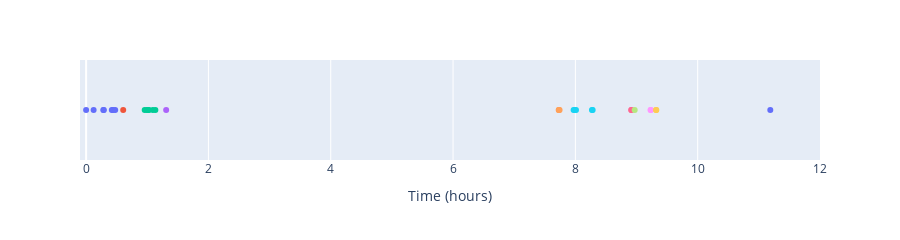

The cell this chart's notebook holds for it:
### Markdown cell above
#### sessions with a 20 seconds sleep time threshold without individually defined 0.01-infrequent apps

### Code cell
fig = px.scatter(user_0_20s_without_infrequent[user_0_20s_without_infrequent.start_time_hours<=12], x="start_time_hours", y=np.ones(user_0_20s_without_infrequent[user_0_20s_without_infrequent.start_time_hours<=12].shape[0]),color=
                'session_20',height=200)
fig.update_layout(
    xaxis_title="Time (hours)",
    yaxis_title="",showlegend=False)
fig.update_layout(xaxis_range=[-0.1,12])
fig.update_yaxes(visible=False)
fig.show()

### Figure 1 — Plotly figure (JSON) as saved in the notebook; plotly's stock layout.template omitted (floating-point values rounded to 4 significant figures)
{"data": [{"hovertemplate": "session_20=0<br>start_time_hours=%{x}<br>y=%{y}<extra></extra>", "legendgroup": "0", "marker": {"color": "#636efa", "symbol": "circle"}, "mode": "markers", "name": "0", "orientation": "v", "showlegend": true, "type": "scatter", "x": [0, 0.1225, 0.2811, 0.2894, 0.42, 0.4394, 0.4756], "xaxis": "x", "y": [1, 1, 1, 1, 1, 1, 1], "yaxis": "y"}, {"hovertemplate": "session_20=1<br>start_time_hours=%{x}<br>y=%{y}<extra></extra>", "legendgroup": "1", "marker": {"color": "#EF553B", "symbol": "circle"}, "mode": "markers", "name": "1", "orientation": "v", "showlegend": true, "type": "scatter", "x": [0.6064], "xaxis": "x", "y": [1], "yaxis": "y"}, {"hovertemplate": "session_20=2<br>start_time_hours=%{x}<br>y=%{y}<extra></extra>", "legendgroup": "2", "marker": {"color": "#00cc96", "symbol": "circle"}, "mode": "markers", "name": "2", "orientation": "v", "showlegend": true, "type": "scatter", "x": [0.9581, 0.9942, 1.019, 1.025, 1.091, 1.132], "xaxis": "x", "y": [1, 1, 1, 1, 1, 1], "yaxis": "y"}, {"hovertemplate": "session_20=3<br>start_time_hours=%{x}<br>y=%{y}<extra></extra>", "legendgroup": "3", "marker": {"color": "#ab63fa", "symbol": "circle"}, "mode": "markers", "name": "3", "orientation": "v", "showlegend": true, "type": "scatter", "x": [1.309], "xaxis": "x", "y": [1], "yaxis": "y"}, {"hovertemplate": "session_20=4<br>start_time_hours=%{x}<br>y=%{y}<extra></extra>", "legendgroup": "4", "marker": {"color": "#FFA15A", "symbol": "circle"}, "mode": "markers", "name": "4", "orientation": "v", "showlegend": true, "type": "scatter", "x": [7.728, 7.731, 7.742], "xaxis": "x", "y": [1, 1, 1], "yaxis": "y"}, {"hovertemplate": "session_20=5<br>start_time_hours=%{x}<br>y=%{y}<extra></extra>", "legendgroup": "5", "marker": {"color": "#19d3f3", "symbol": "circle"}, "mode": "markers", "name": "5", "orientation": "v", "showlegend": true, "type": "scatter", "x": [7.971, 7.991, 8.01, 8.271, 8.283], "xaxis": "x", "y": [1, 1, 1, 1, 1], "yaxis": "y"}, {"hovertemplate": "session_20=6<br>start_time_hours=%{x}<br>y=%{y}<extra></extra>", "legendgroup": "6", "marker": {"color": "#FF6692", "symbol": "circle"}, "mode": "markers", "name": "6", "orientation": "v", "showlegend": true, "type": "scatter", "x": [8.914, 8.917], "xaxis": "x", "y": [1, 1], "yaxis": "y"}, {"hovertemplate": "session_20=7<br>start_time_hours=%{x}<br>y=%{y}<extra></extra>", "legendgroup": "7", "marker": {"color": "#B6E880", "symbol": "circle"}, "mode": "markers", "name": "7", "orientation": "v", "showlegend": true, "type": "scatter", "x": [8.97], "xaxis": "x", "y": [1], "yaxis": "y"}, {"hovertemplate": "session_20=8<br>start_time_hours=%{x}<br>y=%{y}<extra></extra>", "legendgroup": "8", "marker": {"color": "#FF97FF", "symbol": "circle"}, "mode": "markers", "name": "8", "orientation": "v", "showlegend": true, "type": "scatter", "x": [9.23, 9.233], "xaxis": "x", "y": [1, 1], "yaxis": "y"}, {"hovertemplate": "session_20=9<br>start_time_hours=%{x}<br>y=%{y}<extra></extra>", "legendgroup": "9", "marker": {"color": "#FECB52", "symbol": "circle"}, "mode": "markers", "name": "9", "orientation": "v", "showlegend": true, "type": "scatter", "x": [9.32, 9.323], "xaxis": "x", "y": [1, 1], "yaxis": "y"}, {"hovertemplate": "session_20=10<br>start_time_hours=%{x}<br>y=%{y}<extra></extra>", "legendgroup": "10", "marker": {"color": "#636efa", "symbol": "circle"}, "mode": "markers", "name": "10", "orientation": "v", "showlegend": true, "type": "scatter", "x": [11.19], "xaxis": "x", "y": [1], "yaxis": "y"}], "layout": {"height": 200, "legend": {"title": {"text": "session_20"}, "tracegroupgap": 0}, "margin": {"t": 60}, "showlegend": false, "xaxis": {"anchor": "y", "domain": [0, 1], "range": [-0.1, 12], "title": {"text": "Time (hours)"}}, "yaxis": {"anchor": "x", "domain": [0, 1], "title": {"text": ""}, "visible": false}}}
